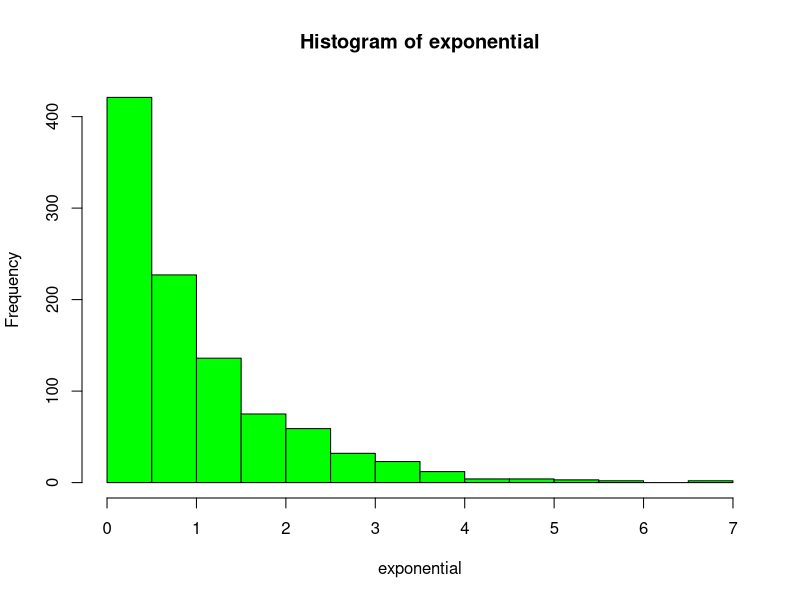
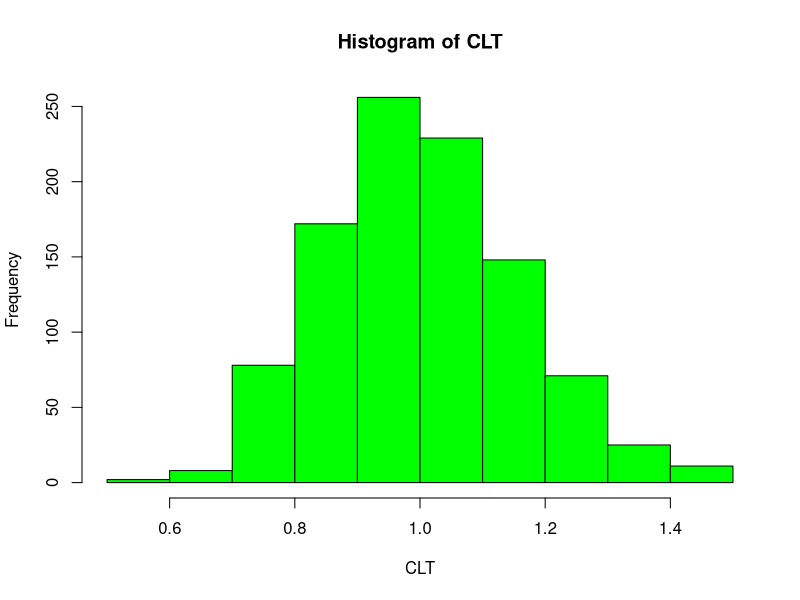

The R source for these figures, in order:
## ---- chunk 1
exponential <- rexp(1000)
CLT <- NULL
for (i in 1 : 1000) CLT <- c(CLT, mean(rexp(40)))
mean(exponential)
mean(CLT)
## ---- chunk 2
hist(exponential, col = "green")
hist(CLT, col="green")
